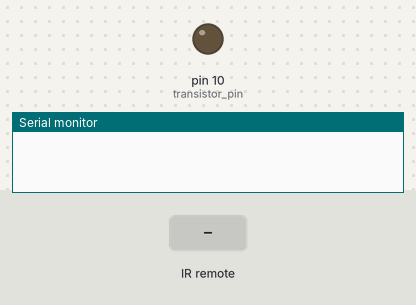
Recording of a sketch running on a simulated Arduino Uno, built with avr-gcc and run on an emulated ATmega328P. Shown: output pins drawn as LEDs (lit = HIGH), the last lines printed to the serial monitor. The inputs (shaded band) are chosen by the test bench.

Above: at 1.2 s.
1.3 s: infrared code 0xFF629D received
At 3.2 s:
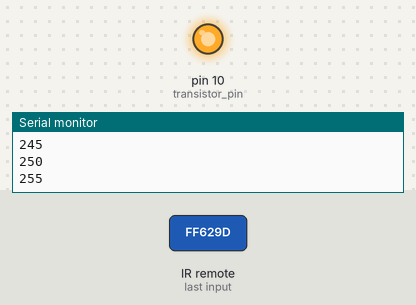
3.8 s: infrared code 0xFFA857 received
At 4.27 s:
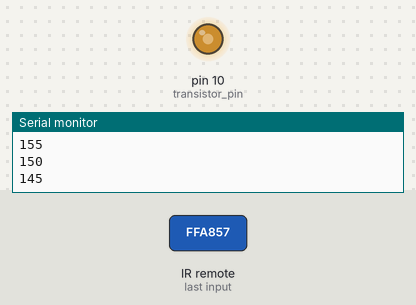
Timing chart, 0 to 6.8 s (numbered marks = the images above; inputs shaded):
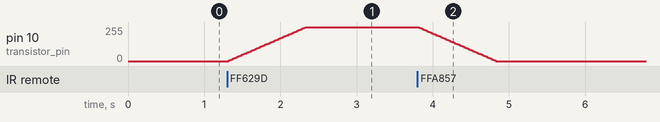

The sketch:

A4_Transistors.ino
```cpp
// import an arduino library for the IR remote functionality
#include <IRremote.h>

// declare arduino pin 6 as the pin connected to the sensor
const int sensor_pin = 6;
// declare arduino pin 10 as the pin connected to the transistor
const int transistor_pin = 10;

// instantiates an object of type irrecv
IRrecv irrecv(sensor_pin);
// creating a variable of type decode_results to store the sensor input
decode_results results;


// the setup function runs once the reset is pressed or the board is powered
void setup(){

  // sets the speed of serial monitor --> Arduino communication to 9600 bits per second
  Serial.begin(9600);
  // use the properties of the irrecv object to enable the IR sensor and begin receiving process
  irrecv.enableIRIn();
  // Tells the light on the arduino to blink if the receiver gets a signal
  irrecv.blink13(true);
  // initializes the transistor pin as output
  pinMode(transistor_pin, OUTPUT);

}

// the loop function runs continously
void loop(){

  // tries to receive an IR code. If no code is received, the expression returns false. If a code
  // is received, the expression returns true and the code is stored in results.
  if (irrecv.decode(&results)){

    // checks to see if the results hex is equal to the hex that corresponds with the vol + button
    if (results.value == 0xFF629D) {

      // prints the button to the screen for easy debugging
      Serial.println("+");

      // begins a slow brightening of the LED strip
      for (int i = 0; i < 256; i += 5) {
        // writes the current value of i to the transistor pin
        analogWrite(transistor_pin, i);
        // delay 20ms to observe change
        delay(20);
        // prints i so you can see the LED increase brightness along with i
        Serial.println(i);
      }

    }

    // checks to see if the results hex is equal to the hex that corresponds with the vol - button
    if (results.value == 0xFFA857) {

      // prints the button to the screen for easy debugging
      Serial.println("-");

      // begins a slow dimming of the LED strip
      for (int i = 255; i >= 0; i -= 5) {
        // writes the current value of i to the transistor pin
        analogWrite(transistor_pin, i);
        // delay 20ms to observe change
        delay(20);
        // prints i so you can see the LED dim along with i
        Serial.println(i);
      }

    }

    // resets the receiver so it can read another code
    irrecv.resume();
  }
}
```

Measured:
- after the input at 1.3 s, pin 10 (transistor_pin): moves from 0/255 to 255/255 over 1.0 s, starting at once
- after the input at 3.8 s, pin 10 (transistor_pin): moves from 255/255 to 0/255 over 1.0 s, starting at once
